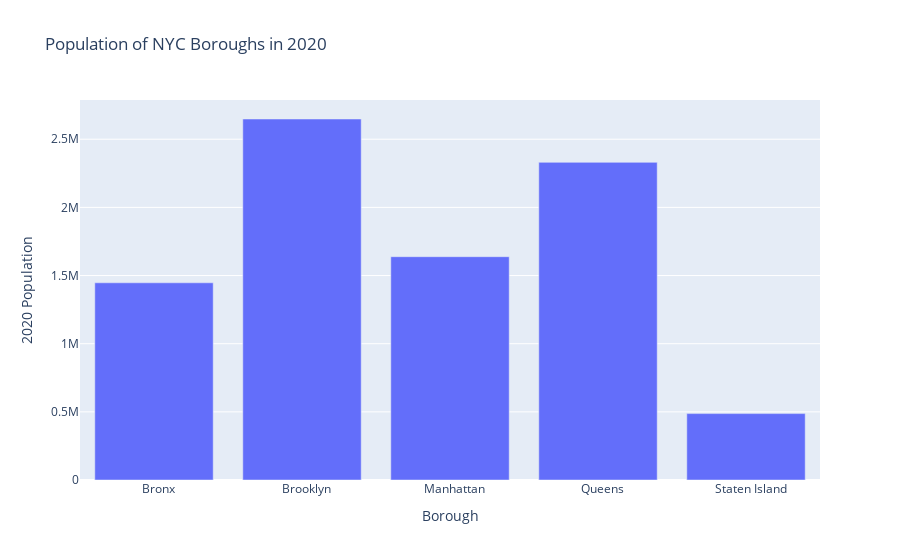

Notebook source saved alongside this figure:
### Markdown cell above
3. I use Plotly Express to create a bar chart that shows the population of each New York City borough in 2020. The x-axis lists the five boroughs, and the y-axis shows their population counts.

### Code cell
fig1 = px.bar(
    pop_2020,
    x="Borough",
    y="2020_Population",
    title="Population of NYC Boroughs in 2020",
    labels={"2020_Population": "2020 Population"},
)
fig1.show()

### Figure 1 — Plotly figure (JSON) as saved in the notebook; plotly's stock layout.template omitted (floating-point values rounded to 4 significant figures)
{"data": [{"hovertemplate": "Borough=%{x}<br>2020 Population=%{y}<extra></extra>", "legendgroup": "", "marker": {"color": "#636efa", "pattern": {"shape": ""}}, "name": "", "orientation": "v", "showlegend": false, "textposition": "auto", "type": "bar", "x": ["   Bronx", "   Brooklyn", "   Manhattan", "   Queens", "   Staten Island"], "xaxis": "x", "y": [1446788, 2648452, 1638281, 2330295, 487155], "yaxis": "y"}], "layout": {"barmode": "relative", "legend": {"tracegroupgap": 0}, "title": {"text": "Population of NYC Boroughs in 2020"}, "xaxis": {"anchor": "y", "domain": [0, 1], "title": {"text": "Borough"}}, "yaxis": {"anchor": "x", "domain": [0, 1], "title": {"text": "2020 Population"}}}}
